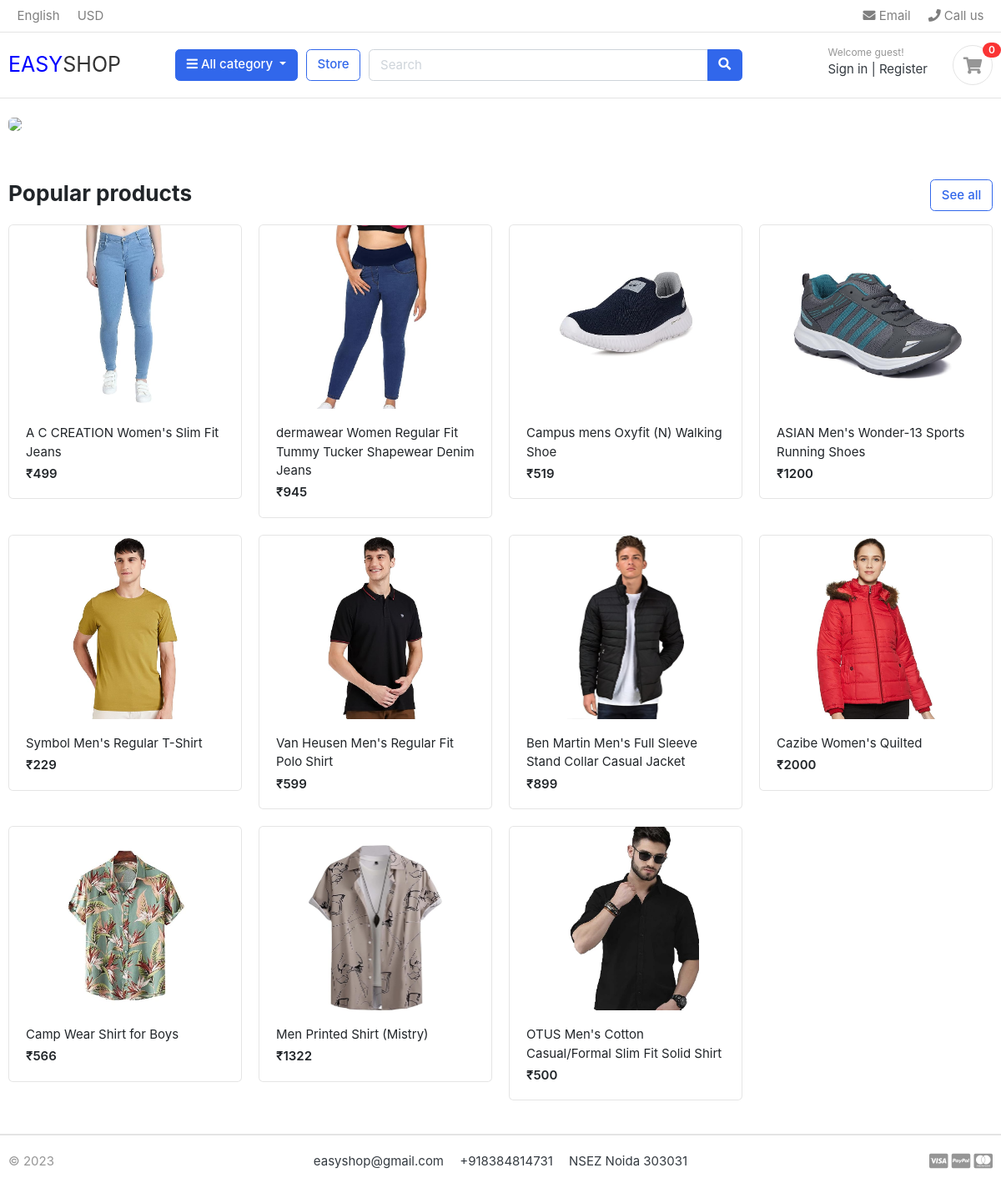
/home/, run on the app's committed database.
### store/models.py (models this page shows, shortened)
class Product(models.Model):
    product_name = models.CharField(max_length=200,unique=True)
    slug = models.SlugField(max_length=200,unique=True)
    description = models.TextField(max_length=500,blank=True)
    price = models.IntegerField()
    image = models.ImageField(upload_to='photo/product')
    stock = models.IntegerField()
    is_available = models.BooleanField(default=True)
    category  = models.ForeignKey(Category,on_delete=models.CASCADE)
    created_date = models.DateTimeField(auto_now_add=True)
    modified_date = models.DateTimeField(auto_now=True)

### app/views.py (the view)
# urls.py: path('home/',Home.as_view()),
class Home(View):
    def get(self,request):
        product = Product.objects.all().filter(is_available = True)
        return render(request,'index.html',{'products':product})

### app/templates/index.html
{% extends 'base.html' %}
{% load static %}
{% block content %}
<section class="section-intro padding-y-sm">
<div class="container">
<div class="intro-banner-wrap">
	<img src="{% static 'images/banners/2.png' %}" class="img-fluid rounded">
</div>
</div>
</section>
<section class="section-name padding-y-sm">
<div class="container">
<header class="section-heading">
	<a href="./store.html" class="btn btn-outline-primary float-right">See all</a>
	<h3 class="section-title">Popular products</h3>
</header>
<div class="row">
	{% for  product in products %}
	<div class="col-md-3">
		<div class="card card-product-grid">
			<a href="./product-detail.html" class="img-wrap"> <img src={{ product.image.url }}> </a>
			<figcaption class="info-wrap">
				<a href="./product-detail.html" class="title">{{ product.product_name }}</a>
				<div class="price mt-1"> ₹{{ product.price }}</div>
			</figcaption>
		</div>
	</div>
	{% endfor %}
</div>
</div>
</section>
</body>
</html>
{% endblock %}

### app/templates/base.html (shortened to what this page needs)
{% load static %}
<!DOCTYPE HTML>
<html lang="en">
<head>
<link href="{% static 'css/bootstrap.css' %}" rel="stylesheet" type="text/css"/>
<link href="{% static 'fonts/fontawesome/css/all.min.css' %}" type="text/css" rel="stylesheet">
<link href="{% static 'css/ui.css' %}" rel="stylesheet" type="text/css"/>
<link href="{% static 'css/responsive.css' %}" rel="stylesheet" media="only screen and (max-width: 1200px)" />
</head>
<body>
{% include 'navbar.html' %}
{% block content %} {% endblock content %}
{% include 'footer.html' %}

### app/templates/navbar.html (shortened to what this page needs)
{% load static %}
<header class="section-header">
    <nav class="navbar p-md-0 navbar-expand-sm navbar-light border-bottom">
    <div class="container">
      <div class="collapse navbar-collapse" id="navbarTop4">
        <ul class="navbar-nav mr-auto">
            <li class="nav-item dropdown">
                 <a href="#" class="nav-link">   English </a>
            </li>
            <li class="nav-item dropdown">
                <a href="#" class="nav-link"> USD </a>
            </li>
        </ul>
        <ul class="navbar-nav">
            <li><a href="#" class="nav-link"> <i class="fa fa-envelope"></i> Email </a></li>
            <li><a href="#" class="nav-link"> <i class="fa fa-phone"></i> Call us </a></li>
        </ul>
      </div>
    </div>
    </nav>
    <section class="header-main border-bottom">
        <div class="container">
    <div class="row align-items-center">
        <div class="col-lg-2 col-md-3 col-6">
            <a href="./" class="brand-wrap">
                <p style="font-size: 25px; color: blue;">EASY<span style="color: #333;">SHOP</span></p>
            </a>
        </div>
        <div class="col-lg col-sm col-md col-6 flex-grow-0">
            <div class="category-wrap dropdown d-inline-block float-right">
                <button type="button" class="btn btn-primary dropdown-toggle" data-toggle="dropdown">
                    <i class="fa fa-bars"></i> All category
                </button>
            </div>
        </div>
        <a href="./store.html" class="btn btn-outline-primary">Store</a>
        <div class="col-lg  col-md-6 col-sm-12 col">
            <form action="#" class="search">
                <div class="input-group w-100">
                    <input type="text" class="form-control" style="width:60%;" placeholder="Search">
                    <div class="input-group-append">
                      <button class="btn btn-primary" type="submit">
                        <i class="fa fa-search"></i>
                      </button>
                    </div>
                </div>
            </form>
        </div>
        <div class="col-lg-3 col-sm-6 col-8 order-2 order-lg-3">
                    <div class="d-flex justify-content-end mb-3 mb-lg-0">
                        <div class="widget-header">
                            <small class="title text-muted">Welcome guest!</small>
                            <div>
                                <a href="./signin.html">Sign in</a> <span class="dark-transp"> | </span>
                                <a href="./register.html"> Register</a>
                            </div>
                        </div>
                        <a href="./cart.html" class="widget-header pl-3 ml-3">
                            <div class="icon icon-sm rounded-circle border"><i class="fa fa-shopping-cart"></i></div>
                            <span class="badge badge-pill badge-danger notify">0</span>
                        </a>
                    </div>
                </div>
    </div>
        </div>
    </section>
    </header>

### app/templates/footer.html
{% load static %}
<footer class="section-footer border-top">
	<div class="container">
		<section class="footer-bottom border-top row">
			<div class="col-md-2">
				<p class="text-muted"> &copy 2023</p>
			</div>
			<div class="col-md-8 text-md-center">
				<span  class="px-2">easyshop@gmail.com</span>
				<span  class="px-2">+918384814731</span>
				<span  class="px-2">NSEZ Noida 303031</span>
			</div>
			<div class="col-md-2 text-md-right text-muted">
				<i class="fab fa-lg fa-cc-visa"></i>
				<i class="fab fa-lg fa-cc-paypal"></i>
				<i class="fab fa-lg fa-cc-mastercard"></i>
			</div>
		</section>
	</div>
</footer>

### app/static/css/ui.css (style rules this page uses)
html { font-family: "Inter", sans-serif; font-size: 15px; }
.img-wrap { text-align: center; display: block; }
.img-wrap img { max-width: 100%; }
.icon-xs, .icon-sm, .icon-md, .icon-lg { display: inline-block; text-align: center; flex-shrink: 0; flex-grow: 0; }
.icon-sm { width: 48px; height: 48px; line-height: 48px !important; font-size: 20px; }
.padding-y-sm { padding-top: 20px; padding-bottom: 20px; }
.section-heading { margin-bottom: 20px; margin-top: 15px; }
.section-title { color: #212529; }
p:last-child { margin-bottom: 0; }
.header-main { position: relative; padding-top: 1rem; padding-bottom: 1rem; }
.widget-header { display: inline-block; vertical-align: middle; position: relative; }
.widget-header a { color: #343a40; }
.widget-header i { color: #969696; }
.widget-header .title { display: block; }
.widget-header .notify { position: absolute; top: -3px; right: -10px; }
.footer-bottom { padding-top: 20px; padding-bottom: 20px; }
[class*=card-product] a.title { color: #212529; display: block; }
[class*=card-product] .img-wrap { overflow: hidden; position: relative; }
[class*=card-product] .img-wrap img { height: 100%; max-width: 100%; width: auto; display: inline-block; -o-object-fit: cover; object-fit: cover; }
.card-product-grid { margin-bottom: 20px; }
.card-product-grid .img-wrap { border-radius: 0.2rem 0.2rem 0 0; height: 220px; }
.card-product-grid .info-wrap { overflow: hidden; padding: 18px 20px; }
.card .img-wrap { overflow: hidden; }
.notify { position: absolute; top: -4px; right: -10px; display: inline-block; padding: 0.25em 0.6em; font-size: 12px; line-height: 1; text-align: center; border-radius: 3rem; color: #fff; background-color: #fa3434; }
.price { font-weight: 600; color: #212529; }

### data on the page
Product: image (picture), product_name "A C CREATION Women's Slim Fit Jeans", price "499"
Product: image (picture), product_name "dermawear Women Regular Fit Tummy Tucker Shapewear Denim Jeans", price "945"
Product: image (picture), product_name "Campus mens Oxyfit (N) Walking Shoe", price "519"
Product: image (picture), product_name "ASIAN Men's Wonder-13 Sports Running Shoes", price "1200"
Product: image (picture), product_name "Symbol Men's Regular T-Shirt", price "229"
Product: image (picture), product_name "Van Heusen Men's Regular Fit Polo Shirt", price "599"
Product: image (picture), product_name "Ben Martin Men's Full Sleeve Stand Collar Casual Jacket", price "899"
Product: image (picture), product_name "Cazibe Women's Quilted", price "2000"
Product: image (picture), product_name "Camp Wear Shirt for Boys", price "566"
Product: image (picture), product_name "Men Printed Shirt (Mistry)", price "1322"
Product: image (picture), product_name "OTUS Men's Cotton Casual/Formal Slim Fit Solid Shirt", price "500"
